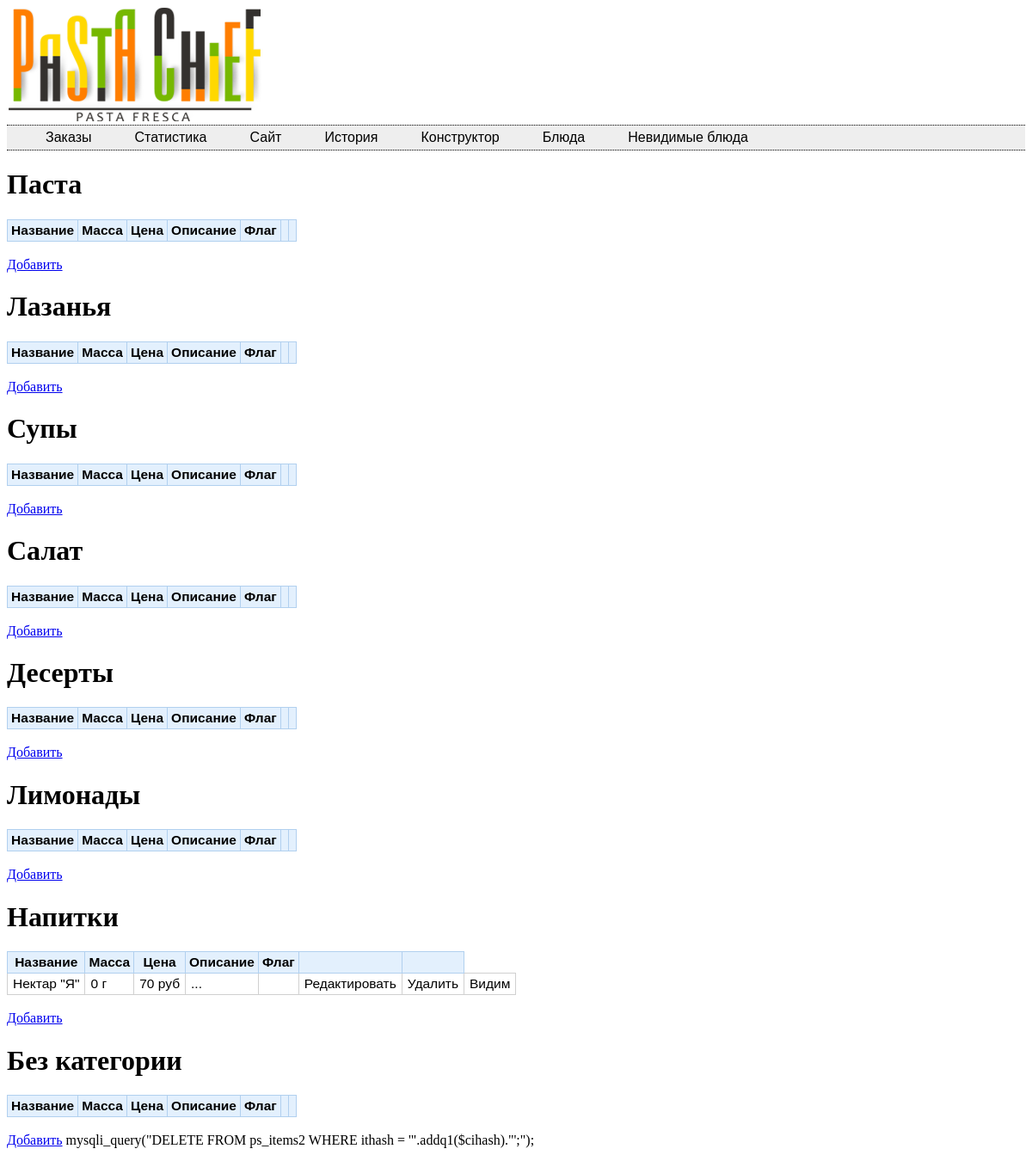
The page /admin/archive.php on the database its author committed.
### tables this page shows
CREATE TABLE IF NOT EXISTS `ps_cats` (
  `ctid` int(11) NOT NULL AUTO_INCREMENT,
  `catname` varchar(255) NOT NULL,
  `catcolor` varchar(100) NOT NULL,
  `catimage` varchar(255) NOT NULL,
  `catsort` int(11) NOT NULL,
  `catvis` int(4) NOT NULL,
  PRIMARY KEY (`ctid`)
);

CREATE TABLE IF NOT EXISTS `ps_items2` (
  `iid` int(11) NOT NULL AUTO_INCREMENT,
  `ithash` varchar(100) NOT NULL,
  `name` varchar(255) NOT NULL,
  `itdesc` text NOT NULL,
  `img` varchar(255) NOT NULL,
  `sprice` float NOT NULL,
  `cat` int(11) NOT NULL,
  `itflag` enum('none','hit','hot','new') NOT NULL,
  `itmass` int(11) NOT NULL,
  `itsort` int(11) NOT NULL,
  `vis` int(2) NOT NULL,
  PRIMARY KEY (`iid`),
  UNIQUE KEY `ithash` (`ithash`)
);

### admin/archive.php (the view)
<?php
require_once("../libpastadb.php");
require_once("map.php");
$ath = mysqli_query($db,"SELECT * FROM ps_cats ORDER BY catsort;");
while ($cat = mysqli_fetch_array($ath)) {
        echo "<h1>".$cat['catname']."</h1>";
        $ath2 = mysqli_query($db,"SELECT * FROM ps_items2 WHERE cat = '".$cat['ctid']."' AND vis = 0 ORDER BY itsort;");
         echo "<table class=\"peertable\"><thead><tr>";
        echo "<th>Название</th>";
        echo "<th>Масса</th>";
        echo "<th>Цена</th>";
        echo "<th>Описание</th>";
        echo "<th>Флаг</th>";
        echo "<th></th>";
        echo "<th></th>";
        echo "</tr></thead><tbody>";
        $i = 0;
        while ($ci = mysqli_fetch_array($ath2)) {
             ++$i;
                echo "<tr class=\"".($i & 1 ? "" : "past")."\">";
                echo "<td>".$ci['name']."</td>";
                echo "<td>".$ci['itmass']." г</td>";
                echo "<td>".$ci['sprice']." руб</td>";
                echo "<td>".mb_substr($ci['itdesc'],0,50,"utf-8")."...</td>";
                echo "<td>".(($ci['itflag']=='none') ? "" : $ci['itflag'])."</td>";
                echo "<td><a href=\"itemedit.php?ithash=".$ci['ithash']."\">Редактировать</a></td>";
                echo "<td><a href=\"itemedit.php?ithash=".$ci['ithash']."&delete\">Удалить</a></td>";
				echo "<td><a href=\"itemedit.php?ithash=".$ci['ithash']."&visyes\">Видим</a></td>";
                echo "</tr>";
        }
         echo "</tbody></table>";
        echo "<br><a href=\"itemedit.php?newcat=".$cat['ctid']."\">Добавить</a>";
}
?>
mysqli_query("DELETE FROM ps_items2 WHERE ithash = '".addq1($cihash)."';");

### admin/map.php (style rules this page uses)
table.peertable { border-collapse: collapse; border-spacing: 2px; font-family: sans-serif; font-size: 15.5px; }
table.peertable tr { empty-cells: show; height: 25px; }
table.peertable th { background-color: #E3F0FD; border: 1px solid #B1D0EF; padding: 0px 4px; }
table.peertable td { border: 1px solid #D0D0D0; padding: 0px 6px; }
table.peertable td a { color: black; text-decoration:none; }

### rows shown on the page
ps_cats: catname "Паста"
ps_cats: catname "Лазанья"
ps_cats: catname "Супы"
ps_cats: catname "Салат"
ps_cats: catname "Десерты"
ps_cats: catname "Лимонады"
ps_cats: catname "Напитки"
ps_items2: name "Нектар \"Я\"", itmass "0", sprice "70"
ps_cats: catname "Без категории"

### other values the page prints
$b "Заказы"
$b "Статистика"
$b "Сайт"
$b "История"
$b "Конструктор"
$b "Блюда"
$b "Невидимые блюда"
